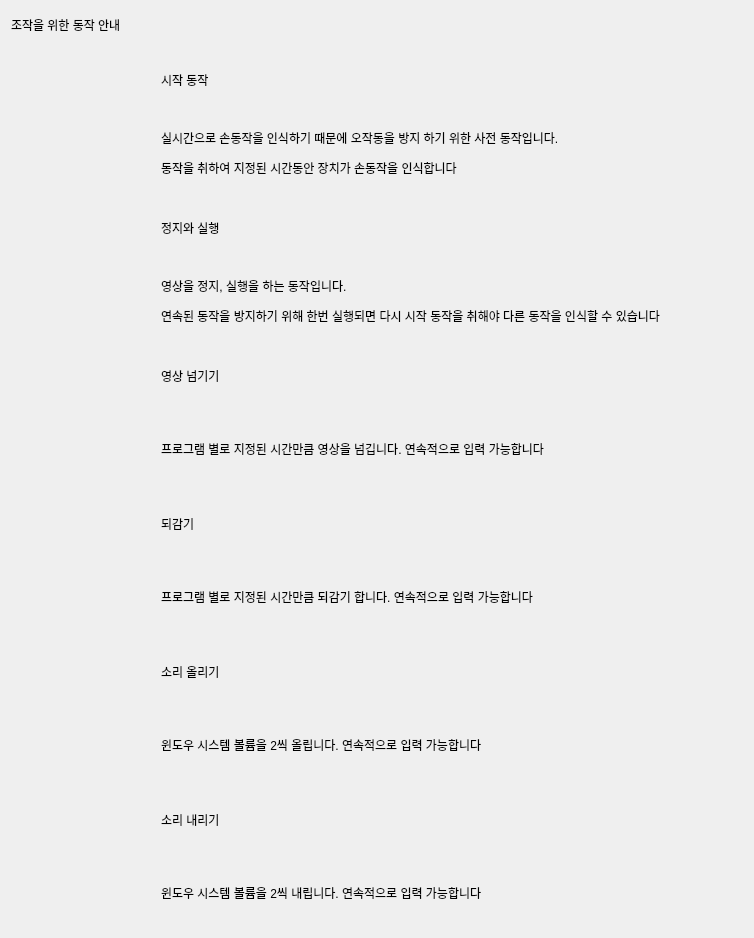
<?xml version="1.0" encoding="UTF-8"?>
<ui version="4.0">
 <class>Help</class>
 <widget class="QWidget" name="Help">
  <property name="geometry">
   <rect>
    <x>0</x>
    <y>0</y>
    <width>754</width>
    <height>938</height>
   </rect>
  </property>
  <property name="windowTitle">
   <string>Help</string>
  </property>
  <layout class="QGridLayout" name="gridLayout">
   <item row="0" column="0">
    <layout class="QVBoxLayout" name="verticalLayout" stretch="1,5,5,5,5,5,5">
     <item>
      <layout class="QHBoxLayout" name="horizontalLayout" stretch="5">
       <item>
        <widget class="QLabel" name="Title">
         <property name="text">
          <string>조작을 위한 동작 안내</string>
         </property>
        </widget>
       </item>
      </layout>
     </item>
     <item>
      <layout class="QHBoxLayout" name="horizontalLayout_12" stretch="1,4">
       <property name="spacing">
        <number>5</number>
       </property>
       <item>
        <widget class="QLabel" name="Recog_Start">
         <property name="sizePolicy">
          <sizepolicy hsizetype="Preferred" vsizetype="Preferred">
           <horstretch>0</horstretch>
           <verstretch>0</verstretch>
          </sizepolicy>
         </property>
         <property name="minimumSize">
          <size>
           <width>100</width>
           <height>100</height>
          </size>
         </property>
         <property name="maximumSize">
          <size>
           <width>200</width>
           <height>200</height>
          </size>
         </property>
         <property name="sizeIncrement">
          <size>
           <width>0</width>
           <height>0</height>
          </size>
         </property>
         <property name="text">
          <string/>
         </property>
         <property name="pixmap">
          <pixmap resource="resource/Image_Resource.qrc">:/Gesture_Image/Recog_Start.png</pixmap>
         </property>
         <property name="scaledContents">
          <bool>true</bool>
         </property>
         <property name="alignment">
          <set>Qt::AlignCenter</set>
         </property>
        </widget>
       </item>
       <item>
        <layout class="QVBoxLayout" name="verticalLayout_2">
         <item>
          <widget class="QLabel" name="label">
           <property name="text">
            <string>시작 동작</string>
           </property>
          </widget>
         </item>
         <item>
          <widget class="QLabel" name="label_2">
           <property name="minimumSize">
            <size>
             <width>200</width>
             <height>0</height>
            </size>
           </property>
           <property name="maximumSize">
            <size>
             <width>16777215</width>
             <height>200</height>
            </size>
           </property>
           <property name="text">
            <string>&lt;html&gt;&lt;head/&gt;&lt;body&gt;&lt;p&gt;실시간으로 손동작을 인식하기 때문에 오작동을 방지 하기 위한 사전 동작입니다.&lt;/p&gt;&lt;p&gt;동작을 취하여 지정된 시간동안 장치가 손동작을 인식합니다&lt;/p&gt;&lt;/body&gt;&lt;/html&gt;</string>
           </property>
           <property name="scaledContents">
            <bool>true</bool>
           </property>
           <property name="alignment">
            <set>Qt::AlignLeading|Qt::AlignLeft|Qt::AlignVCenter</set>
           </property>
          </widget>
         </item>
        </layout>
       </item>
      </layout>
     </item>
     <item>
      <layout class="QHBoxLayout" name="horizontalLayout_13" stretch="1,4">
       <property name="spacing">
        <number>5</number>
       </property>
       <item>
        <widget class="QLabel" name="Play_Pause">
         <property name="sizePolicy">
          <sizepolicy hsizetype="Preferred" vsizetype="Preferred">
           <horstretch>0</horstretch>
           <verstretch>0</verstretch>
          </sizepolicy>
         </property>
         <property name="minimumSize">
          <size>
           <width>100</width>
           <height>100</height>
          </size>
         </property>
         <property name="maximumSize">
          <size>
           <width>200</width>
           <height>200</height>
          </size>
         </property>
         <property name="sizeIncrement">
          <size>
           <width>0</width>
           <height>0</height>
          </size>
         </property>
         <property name="text">
          <string/>
         </property>
         <property name="pixmap">
          <pixmap resource="resource/Image_Resource.qrc">:/Gesture_Image/Play_Pause.png</pixmap>
         </property>
         <property name="scaledContents">
          <bool>true</bool>
         </property>
         <property name="alignment">
          <set>Qt::AlignCenter</set>
         </property>
        </widget>
       </item>
       <item>
        <layout class="QVBoxLayout" name="verticalLayout_3">
         <item>
          <widget class="QLabel" name="label_3">
           <property name="text">
            <string>정지와 실행</string>
           </property>
          </widget>
         </item>
         <item>
          <widget class="QLabel" name="label_22">
           <property name="minimumSize">
            <size>
             <width>200</width>
             <height>0</height>
            </size>
           </property>
           <property name="maximumSize">
            <size>
             <width>16777215</width>
             <height>200</height>
            </size>
           </property>
           <property name="text">
            <string>&lt;html&gt;&lt;head/&gt;&lt;body&gt;&lt;p&gt;영상을 정지, 실행을 하는 동작입니다. &lt;/p&gt;&lt;p&gt;연속된 동작을 방지하기 위해 한번 실행되면 다시 시작 동작을 취해야 다른 동작을 인식할 수 있습니다&lt;/p&gt;&lt;/body&gt;&lt;/html&gt;</string>
           </property>
           <property name="scaledContents">
            <bool>true</bool>
           </property>
           <property name="alignment">
            <set>Qt::AlignLeading|Qt::AlignLeft|Qt::AlignVCenter</set>
           </property>
          </widget>
         </item>
        </layout>
       </item>
      </layout>
     </item>
     <item>
      <layout class="QHBoxLayout" name="horizontalLayout_14" stretch="1,4">
       <property name="spacing">
        <number>5</number>
       </property>
       <item>
        <widget class="QLabel" name="Forward">
         <property name="sizePolicy">
          <sizepolicy hsizetype="Preferred" vsizetype="Preferred">
           <horstretch>0</horstretch>
           <verstretch>0</verstretch>
          </sizepolicy>
         </property>
         <property name="minimumSize">
          <size>
           <width>100</width>
           <height>100</height>
          </size>
         </property>
         <property name="maximumSize">
          <size>
           <width>200</width>
           <height>200</height>
          </size>
         </property>
         <property name="sizeIncrement">
          <size>
           <width>0</width>
           <height>0</height>
          </size>
         </property>
         <property name="text">
          <string/>
         </property>
         <property name="pixmap">
          <pixmap resource="resource/Image_Resource.qrc">:/Gesture_Image/Forward.png</pixmap>
         </property>
         <property name="scaledContents">
          <bool>true</bool>
         </property>
         <property name="alignment">
          <set>Qt::AlignCenter</set>
         </property>
        </widget>
       </item>
       <item>
        <layout class="QVBoxLayout" name="verticalLayout_4">
         <item>
          <widget class="QLabel" name="label_4">
           <property name="text">
            <string>영상 넘기기</string>
           </property>
          </widget>
         </item>
         <item>
          <widget class="QLabel" name="label_23">
           <property name="minimumSize">
            <size>
             <width>200</width>
             <height>0</height>
            </size>
           </property>
           <property name="maximumSize">
            <size>
             <width>16777215</width>
             <height>200</height>
            </size>
           </property>
           <property name="text">
            <string>프로그램 별로 지정된 시간만큼 영상을 넘깁니다. 연속적으로 입력 가능합니다</string>
           </property>
           <property name="scaledContents">
            <bool>true</bool>
           </property>
           <property name="alignment">
            <set>Qt::AlignLeading|Qt::AlignLeft|Qt::AlignVCenter</set>
           </property>
          </widget>
         </item>
        </layout>
       </item>
      </layout>
     </item>
     <item>
      <layout class="QHBoxLayout" name="horizontalLayout_15" stretch="1,4">
       <property name="spacing">
        <number>5</number>
       </property>
       <item>
        <widget class="QLabel" name="Rewind">
         <property name="sizePolicy">
          <sizepolicy hsizetype="Preferred" vsizetype="Preferred">
           <horstretch>0</horstretch>
           <verstretch>0</verstretch>
          </sizepolicy>
         </property>
         <property name="minimumSize">
          <size>
           <width>100</width>
           <height>100</height>
          </size>
         </property>
         <property name="maximumSize">
          <size>
           <width>200</width>
           <height>200</height>
          </size>
         </property>
         <property name="sizeIncrement">
          <size>
           <width>0</width>
           <height>0</height>
          </size>
         </property>
         <property name="text">
          <string/>
         </property>
         <property name="pixmap">
          <pixmap resource="resource/Image_Resource.qrc">:/Gesture_Image/Rewind.png</pixmap>
         </property>
         <property name="scaledContents">
          <bool>true</bool>
         </property>
         <property name="alignment">
          <set>Qt::AlignCenter</set>
         </property>
        </widget>
       </item>
       <item>
        <layout class="QVBoxLayout" name="verticalLayout_5">
         <item>
          <widget class="QLabel" name="label_5">
           <property name="text">
            <string>되감기</string>
           </property>
          </widget>
         </item>
         <item>
          <widget class="QLabel" name="label_24">
           <property name="minimumSize">
            <size>
             <width>200</width>
             <height>0</height>
            </size>
           </property>
           <property name="maximumSize">
            <size>
             <width>16777215</width>
             <height>200</height>
            </size>
           </property>
           <property name="text">
            <string>프로그램 별로 지정된 시간만큼 되감기 합니다. 연속적으로 입력 가능합니다</string>
           </property>
           <property name="scaledContents">
            <bool>true</bool>
           </property>
           <property name="alignment">
            <set>Qt::AlignLeading|Qt::AlignLeft|Qt::AlignVCenter</set>
           </property>
          </widget>
         </item>
        </layout>
       </item>
      </layout>
     </item>
     <item>
      <layout class="QHBoxLayout" name="horizontalLayout_16" stretch="1,4">
       <property name="spacing">
        <number>5</number>
       </property>
       <item>
        <widget class="QLabel" name="Vol_Up">
         <property name="sizePolicy">
          <sizepolicy hsizetype="Preferred" vsizetype="Preferred">
           <horstretch>0</horstretch>
           <verstretch>0</verstretch>
          </sizepolicy>
         </property>
         <property name="minimumSize">
          <size>
           <width>100</width>
           <height>100</height>
          </size>
         </property>
         <property name="maximumSize">
          <size>
           <width>200</width>
           <height>200</height>
          </size>
         </property>
         <property name="sizeIncrement">
          <size>
           <width>0</width>
           <height>0</height>
          </size>
         </property>
         <property name="text">
          <string/>
         </property>
         <property name="pixmap">
          <pixmap resource="resource/Image_Resource.qrc">:/Gesture_Image/Vol_Up.png</pixmap>
         </property>
         <property name="scaledContents">
          <bool>true</bool>
         </property>
         <property name="alignment">
          <set>Qt::AlignCenter</set>
         </property>
        </widget>
       </item>
       <item>
        <layout class="QVBoxLayout" name="verticalLayout_6">
         <item>
          <widget class="QLabel" name="label_6">
           <property name="text">
            <string>소리 올리기</string>
           </property>
          </widget>
         </item>
         <item>
          <widget class="QLabel" name="label_25">
           <property name="minimumSize">
            <size>
             <width>200</width>
             <height>0</height>
            </size>
           </property>
           <property name="maximumSize">
            <size>
             <width>16777215</width>
             <height>200</height>
            </size>
           </property>
           <property name="text">
            <string>윈도우 시스템 볼륨을 2씩 올립니다. 연속적으로 입력 가능합니다</string>
           </property>
           <property name="scaledContents">
            <bool>true</bool>
           </property>
           <property name="alignment">
            <set>Qt::AlignLeading|Qt::AlignLeft|Qt::AlignVCenter</set>
           </property>
          </widget>
         </item>
        </layout>
       </item>
      </layout>
     </item>
     <item>
      <layout class="QHBoxLayout" name="horizontalLayout_17" stretch="1,4">
       <property name="spacing">
        <number>5</number>
       </property>
       <item>
        <widget class="QLabel" name="Vol_Down">
         <property name="sizePolicy">
          <sizepolicy hsizetype="Preferred" vsizetype="Preferred">
           <horstretch>0</horstretch>
           <verstretch>0</verstretch>
          </sizepolicy>
         </property>
         <property name="minimumSize">
          <size>
           <width>100</width>
           <height>100</height>
          </size>
         </property>
         <property name="maximumSize">
          <size>
           <width>200</width>
           <height>200</height>
          </size>
         </property>
         <property name="sizeIncrement">
          <size>
           <width>0</width>
           <height>0</height>
          </size>
         </property>
         <property name="text">
          <string/>
         </property>
         <property name="pixmap">
          <pixmap resource="resource/Image_Resource.qrc">:/Gesture_Image/Vol_Down.png</pixmap>
         </property>
         <property name="scaledContents">
          <bool>true</bool>
         </property>
         <property name="alignment">
          <set>Qt::AlignCenter</set>
         </property>
        </widget>
       </item>
       <item>
        <layout class="QVBoxLayout" name="verticalLayout_7">
         <item>
          <widget class="QLabel" name="label_7">
           <property name="text">
            <string>소리 내리기</string>
           </property>
          </widget>
         </item>
         <item>
          <widget class="QLabel" name="label_26">
           <property name="minimumSize">
            <size>
             <width>200</width>
             <height>0</height>
            </size>
           </property>
           <property name="maximumSize">
            <size>
             <width>16777215</width>
             <height>200</height>
            </size>
           </property>
           <property name="text">
            <string>윈도우 시스템 볼륨을 2씩 내립니다. 연속적으로 입력 가능합니다</string>
           </property>
           <property name="scaledContents">
            <bool>true</bool>
           </property>
           <property name="alignment">
            <set>Qt::AlignLeading|Qt::AlignLeft|Qt::AlignVCenter</set>
           </property>
          </widget>
         </item>
        </layout>
       </item>
      </layout>
     </item>
    </layout>
   </item>
  </layout>
 </widget>
 <resources>
  <include location="resource/Image_Resource.qrc"/>
 </resources>
 <connections/>
</ui>
